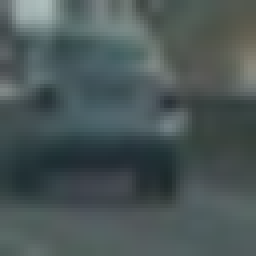
#> input picture data/vehicles/GTI_Far/image0024.png, 64 x 64 px (shown 4 times larger); its folder holds only this picture in this run
$ python just4writeup.py   (older library calls are emulated)
#> lines starting #> are read from the running program, lines starting #| are printed output that depends on the picture
#######################################################################
# Udacity Self Driving Car Nanodegree
#
# Project 5: Vehicle Detection and Tracking
# by Ghicheon Lee
#
# date: 2018.2.26
#######################################################################

#I referenced a lot of codes and hints from "Vehicle Detection" Lecture!

import numpy as np
import cv2
import glob
import time
from sklearn.svm import LinearSVC
from sklearn.preprocessing import StandardScaler
from sklearn.model_selection import train_test_split
from skimage.feature import hog
import pickle
from scipy.ndimage.measurements import label
import matplotlib.image as mpimg
import matplotlib.pyplot as plt

import pickle
from moviepy.editor import VideoFileClip
import os
#import sys

# save time for training of SVC model, camera calibration, and scaler.
# pickle/dist_pickle.p  , pickle/svc.p ,  pickle/X_scaler.p
PICKLE_READY = False
#PICKLE_READY = True

#just for debug & writeup report.
debug=False
#debug=True

##################################################################
color_space = 'YCrCb'# Can be RGB, HSV, LUV, HLS!, YUV, YCrCb
orient = 9  # HOG orientations
pix_per_cell = 8 # HOG pixels per cell
cell_per_block = 2 # HOG cells per block
hog_channel = "ALL" #0 # Can be 0, 1, 2, or "ALL"

spatial_size = (32, 32) # Spatial binning dimensions
hist_size = 32    # Number of histogram bins

spatial_feat = True # Spatial features on or off
hist_feat = True # Histogram features on or off
hog_feat = True # HOG features on or off
y_start_stop = [400,656]
##################################################################


# for pickle
svc = None            #SVC model
X_scaler = None       #Nomalization of features
dist=None
mtx=None

#used in car_detect().
scale = 1.5

SMALL_DATASET = False
#SMALL_DATASET = True

is_video = False    #!!!


#list of founded cars.
#valid cars in gCars only have chances to be shown!!
cars=list()

#############################################
# class Car represents a found "car".
#############################################
class Car(object):
    # a: upper left point
    # b: bottom right point
    def __init__(self, a,b,ref=0):
        self.init_core(a,b,ref)
        self.turn_on = False # only one

    # [31 lines left out: functions update, init_core, distance, not called in this run]

    def inc_ref(self):
        self.ref += 1

    def dec_ref(self):
        self.ref -= 1

    # the number of valid object must be having 5 refrences  at least.
    def valid(self):
        return (self.ref >= 5   )

############################################
# reference:  image size (720,1280)
############################################


def convert_color(img):
    global color_space
    if color_space != 'RGB':
        if color_space == 'HSV':
            feature_image = cv2.cvtColor(img, cv2.COLOR_BGR2HSV)
        elif color_space == 'LUV':
            feature_image = cv2.cvtColor(img, cv2.COLOR_BGR2LUV)
        elif color_space == 'HLS':
            feature_image = cv2.cvtColor(img, cv2.COLOR_BGR2HLS)
        elif color_space == 'YUV':
            feature_image = cv2.cvtColor(img, cv2.COLOR_BGR2YUV)
        elif color_space == 'YCrCb':
            feature_image = cv2.cvtColor(img, cv2.COLOR_BGR2YCrCb)
    else:
        feature_image = np.copy(img)

    return feature_image

def get_hog_features(img ,vis=False ,feature_vec=True):
    global orient, pix_per_cell, cell_per_block

    # Call with two outputs if vis==True
    if vis == True:
        features, hog_image = hog(img, orientations=orient,
                                  pixels_per_cell=(pix_per_cell, pix_per_cell),
                                  cells_per_block=(cell_per_block, cell_per_block),
                                  transform_sqrt=True,
                                  visualise=vis, feature_vector=feature_vec)
        return features, hog_image
    # Otherwise call with one output
    else:
        features = hog(img, orientations=orient,
                       pixels_per_cell=(pix_per_cell, pix_per_cell),
                       cells_per_block=(cell_per_block, cell_per_block),
                       transform_sqrt=True,
                       visualise=vis, feature_vector=feature_vec)
        return features

def bin_spatial(img):
    global spatial_size
    color1 = cv2.resize(img[:,:,0], spatial_size).ravel()
    color2 = cv2.resize(img[:,:,1], spatial_size).ravel()
    color3 = cv2.resize(img[:,:,2], spatial_size).ravel()
    return np.hstack((color1, color2, color3))

def color_hist(img):
    global hist_size
    # Compute the histogram of the color channels separately
    channel1_hist = np.histogram(img[:,:,0], hist_size)
    channel2_hist = np.histogram(img[:,:,1], hist_size)
    channel3_hist = np.histogram(img[:,:,2], hist_size)
    # Concatenate the histograms into a single feature vector
    hist_features = np.concatenate((channel1_hist[0], channel2_hist[0], channel3_hist[0]))
    # Return the individual histograms, bin_centers and feature vector

    return hist_features

def extract_features(imgs):
    global color_space
    global spatial_size, hist_size
    global orient,pix_per_cell, cell_per_block, hog_channel
    global spatial_feat, hist_feat, hog_feat

    # Create a list to append feature vectors to
    features = []
    # Iterate through the list of images
    for file in imgs:
        image = cv2.imread(file)
#> image is the input picture: shape (64, 64, 3); mean B, G, R 87, 86.8, 74.4

        img_features= single_img_features(image)
#> in convert_color, `feature_image = cv2.cvtColor(img, cv2.COLOR_BGR2YCrCb)`: feature_image: shape (64, 64, 3); mean of channels 0, 1, 2 83.1, 121.8, 130.2
#> in bin_spatial, `color1 = cv2.resize(img[:,:,0], spatial_size).ravel()`: color1 = 1024 values, max 184 at index 5, min 39 at index 692, mean 83.29
#> in bin_spatial, `color2 = cv2.resize(img[:,:,1], spatial_size).ravel()`: color2 = 1024 values, max 131 at index 159, min 114 at index 206, mean 121.9
#> in bin_spatial, `color3 = cv2.resize(img[:,:,2], spatial_size).ravel()`: color3 = 1024 values, max 135 at index 236, min 121 at index 127, mean 130.3
#> in single_img_features, `spatial_features = bin_spatial(feature_image)`: spatial_features = 3072 values, max 184 at index 5, min 39 at index 692, mean 111.8
#> in color_hist, `hist_features = np.concatenate((channel1_hist[0], channel2_hist[0], ch..`: hist_features = 96 values, max 838 at index 85, min 0 at index 34, mean 128
#> in get_hog_features, `features, hog_image = hog(img, orientations=orient, pixels_per_cell=(p..`: features = 1764 values, max 0.572 at index 1588, min 0 at index 1, mean 0.116
#> in single_img_features, `hog0,hog0_img = get_hog_features(feature_image[:,:,0], vis=True, featu..`:
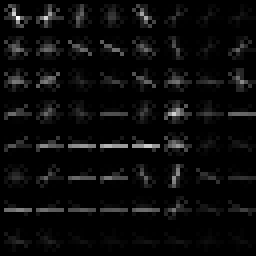
#> hog0_img: shape (64, 64) float64 (shown 4 times larger); min 0, max 1.02, mean 0.0449; drawn with min black and max white
#> in single_img_features, `hog0,hog0_img = get_hog_features(feature_image[:,:,0], vis=True, featu..`: hog0 has the same summary as features in get_hog_features
#> in single_img_features, `hog1,hog1_img = get_hog_features(feature_image[:,:,0], vis=True, featu..`: hog1 has the same summary as features in get_hog_features
#> in single_img_features, `hog2,hog2_img = get_hog_features(feature_image[:,:,0], vis=True, featu..`: hog2 has the same summary as features in get_hog_features
#> in single_img_features, `plt.show()`:
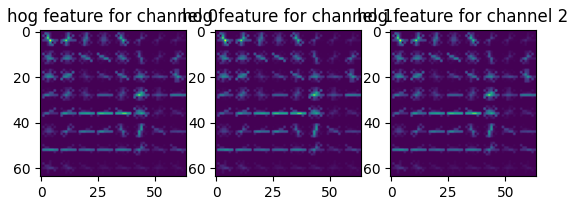
#> figure drawn by matplotlib, 3 panels
#> img_features = 8460 values, max 838 at index 3157, min 0 at index 3106, mean 42.14

        features.append(img_features)
#> pass 2 of the loop in extract_features, `for file in imgs:`:
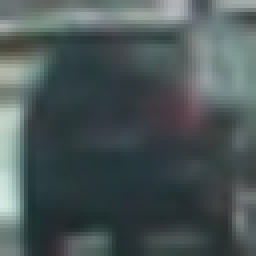
#> input picture data/vehicles/GTI_Left/image0023.png, 64 x 64 px (shown 4 times larger)
#> in extract_features, image is the input picture: shape (64, 64, 3); mean B, G, R 87.1, 86.5, 75
#> feature_image: shape (64, 64, 3); mean of channels 0, 1, 2 83.1, 122.2, 130.2
#> spatial_features = 3072 values, max 224 at index 800, min 39 at index 873, mean 112
#> in single_img_features (call 2), `hist_features = color_hist(feature_image)`: hist_features = 96 values, max 941 at index 88, min 0 at index 37, mean 128
#> in single_img_features (call 2), `hog0,hog0_img = get_hog_features(feature_image[:,:,0], vis=True, featu..`:
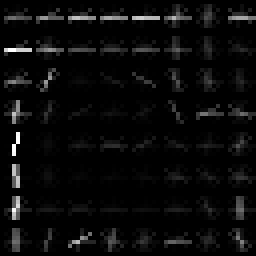
#> hog0_img: shape (64, 64) float64 (shown 4 times larger); min 0, max 1.62, mean 0.0671; drawn with min black and max white
#> hog0 = 1764 values, max 0.57 at index 1008, min 0 at index 16, mean 0.117
#> hog1 has the same summary as hog0
#> hog2 has the same summary as hog0
#> in single_img_features (call 2), `plt.show()`:
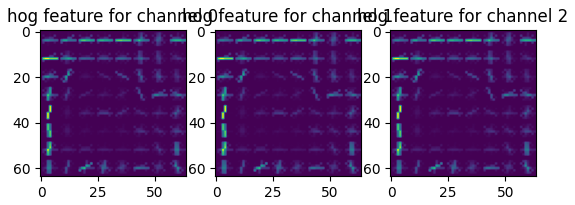
#> figure drawn by matplotlib, 3 panels
#> img_features = 8460 values, max 941 at index 3160, min 0 at index 3109, mean 42.19

    # Return list of feature vectors
    return features


# Define a function to draw bounding boxes
# [9 lines left out: function draw_boxes, not called in this run]

# Define a function to extract features from a single image window
def single_img_features(img):
    global color_space
    global spatial_size, hist_size
    global orient,pix_per_cell, cell_per_block, hog_channel
    global spatial_feat, hist_feat, hog_feat

    #1) Define an empty list to receive features
    img_features = []
    #2) Apply color conversion if other than 'RGB'
    feature_image = convert_color(img)
    #3) Compute spatial features if flag is set

    if spatial_feat == True:
        spatial_features = bin_spatial(feature_image)
        #4) Append features to list
        img_features.append(spatial_features)
    #5) Compute histogram features if flag is set
    if hist_feat == True:
        hist_features = color_hist(feature_image)
        #6) Append features to list
        img_features.append(hist_features)
    #7) Compute HOG features if flag is set
    if hog_feat == True:
        if hog_channel == 'ALL':
            hog_features = []

            hog0,hog0_img = get_hog_features(feature_image[:,:,0], vis=True, feature_vec=True)
            hog_features.extend(hog0)

            hog1,hog1_img = get_hog_features(feature_image[:,:,0], vis=True, feature_vec=True)
            hog_features.extend(hog1)

            hog2,hog2_img = get_hog_features(feature_image[:,:,0], vis=True, feature_vec=True)
            hog_features.extend(hog2)

            # Plot for writeup!
            fig = plt.figure()
            plt.subplot(131)
            plt.imshow(hog0_img)
            plt.title('hog feature for channel 0')
            plt.subplot(132)
            plt.imshow(hog1_img)
            plt.title('hog feature for channel 1')
            plt.subplot(133)
            plt.imshow(hog2_img)
            plt.title('hog feature for channel 2')
            plt.show()

        else:
            hog_features = get_hog_features(feature_image[:,:,hog_channel],
                                            vis=False, feature_vec=True)
        #8) Append features to list
        img_features.append(hog_features)

    #9) Return concatenated array of features
    return np.concatenate(img_features)


###########################################################################
# Main
###########################################################################


def car_detect_init():
    global PICKLE_READY
    global svc, X_scaler

    if PICKLE_READY == False:
        global color_space
        global orient
        global pix_per_cell
        global cell_per_block
        global hog_channel
        global spatial_size
        global hist_size
        global spatial_feat
        global hist_feat
        global hog_feat

        print("car_detect_init......")

        # Read in cars and notcars
        cars = glob.glob('data/vehicles/*/*.png')
        notcars = glob.glob('data/non-vehicles/*/*.png')

        cars = cars[0:2]
        car_features = extract_features(cars)
#> car_features = 2 items

        notcars = notcars[0:2]
        notcar_features = extract_features(notcars)


        # Create an array stack of feature vectors
#> (the run stopped early here; a loop or call above may not have finished)
